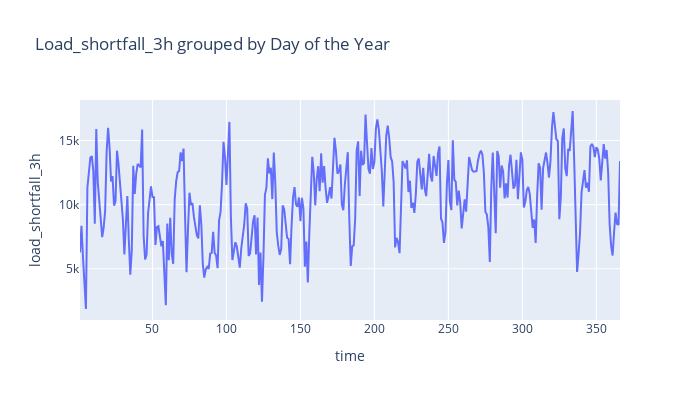

Notebook code for this chart:
### Code cell
px.line(train_data.groupby([train_data['time'].astype('datetime64').dt.dayofyear])['load_shortfall_3h'].mean(), 
        title = 'Load_shortfall_3h grouped by Day of the Year', y='load_shortfall_3h', width =700, height=400)

### Figure 1 — Plotly figure (JSON) as saved in the notebook; plotly's stock layout.template omitted (floating-point values rounded to 4 significant figures; data arrays with more than 128 entries replaced by an {"elided": "..."} marker saying what was removed)
{"data": [{"hovertemplate": "time=%{x}<br>load_shortfall_3h=%{y}<extra></extra>", "legendgroup": "", "line": {"color": "#636efa", "dash": "solid"}, "marker": {"symbol": "circle"}, "mode": "lines", "name": "", "orientation": "v", "showlegend": false, "type": "scatter", "x": {"elided": "366 int values"}, "xaxis": "x", "y": {"elided": "366 float values"}, "yaxis": "y"}], "layout": {"height": 400, "legend": {"tracegroupgap": 0}, "title": {"text": "Load_shortfall_3h grouped by Day of the Year"}, "width": 700, "xaxis": {"anchor": "y", "domain": [0, 1], "title": {"text": "time"}}, "yaxis": {"anchor": "x", "domain": [0, 1], "title": {"text": "load_shortfall_3h"}}}}
